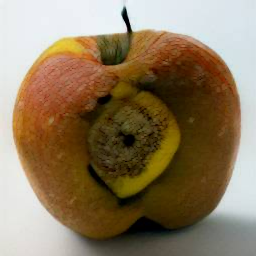
#> input picture ImageProcessing/process_training/defects/P_SINT_0028.png, 256 x 256 px; its folder holds only this picture in this run
$ jupyter execute --allow-errors Color_Segmentation_Training.ipynb
#> lines starting #> are read from the running program, lines starting #| are printed output that depends on the picture; after the words box and inside, x2 and y2 are one past the last pixel; in counts of white or black regions, pixels touching at a corner belong together
#> further down, img is the input picture: shape (256, 256, 3); mean B, G, R 95.1, 122.6, 141.5
[cell 1]
import tensorflow as tf
import matplotlib.pyplot as plt
import cv2
import os
import numpy as np
from tensorflow.keras.preprocessing.image import ImageDataGenerator
from tensorflow.keras.preprocessing import image
from tensorflow.keras.optimizers import RMSprop
import os

#> (a cell that did not finish here is left out)

[cell 3]
### dilation and erosion
# [13 lines left out: functions thin_font, thick_font, not called in this run]

[cell 4]
# Function for color-based segmentation
def color_segmentation(image):
    # Convert image to HSV color space
    hsv = cv2.cvtColor(image, cv2.COLOR_BGR2HSV)
#> hsv: shape (256, 256, 3); mean H, S, V 39.2, 132.4, 144.3

    # Define lower and upper bounds for red color
    lower_bound = np.array([0, 100, 100])
    upper_bound = np.array([10, 255, 255])

    # Threshold the HSV image to get a binary mask
    mask = cv2.inRange(hsv, lower_bound, upper_bound)
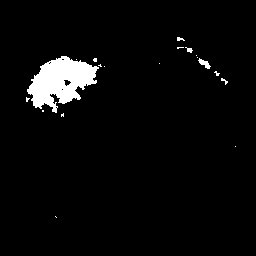
#> mask: shape (256, 256); 3.8% white; 19 white regions (14 under 20 px), largest, box (x1, y1, x2, y2) and area: (27, 56, 99, 113) 2291, (198, 58, 211, 69) 64, (185, 47, 193, 53) 25, (177, 37, 185, 41) 21, (221, 78, 228, 85) 20

    # Apply morphological operations to clean up the mask (optional)
    kernel = np.ones((2, 2), np.uint8)
    mask = cv2.morphologyEx(mask, cv2.MORPH_CLOSE, kernel)
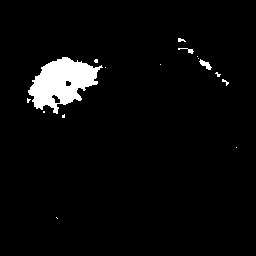
#> mask: shape (256, 256); 3.9% white; 16 white regions (11 under 20 px), largest, box (x1, y1, x2, y2) and area: (28, 57, 103, 114) 2333, (199, 59, 212, 70) 64, (178, 48, 194, 54) 35, (178, 38, 186, 42) 21, (222, 79, 229, 86) 20

    return mask

[cell 5]
training_defects = "./process_training/defects"
training_apples = "./process_training/apples"
validate_apples = "./process_validation/apples"
validate_defects = "./process_validation/defects"

# Output folder to save Color_segmentation images
output_train_defects = "./color_training/defects"
output_train_apples = "./color_training/apples"
output_valid_apples = "./color_validation/apples"
output_valid_defects = "./color_validation/defects"

# Process images in Training Defects
for filename in os.listdir(training_defects):
    img_path = os.path.join(training_defects, filename)
    img = cv2.imread(img_path)
#     thick_img = thick_font(img)
#     processed_img = thin_font(thick_img)
    processed_img = color_segmentation(img)
    output_path = os.path.join(output_train_defects, f'{filename}')
    cv2.imwrite(output_path, processed_img)

# Process images in Training Apples
#> (the rest of this cell did not finish here and is left out)

$ run again, on ImageProcessing/process_training/defects/P_SINT_0446.png
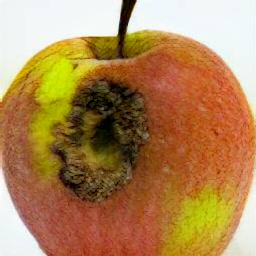
#> input picture ImageProcessing/process_training/defects/P_SINT_0446.png, 256 x 256 px
#> img is the input picture: shape (256, 256, 3); mean B, G, R 86.1, 134, 175.9
#> hsv: shape (256, 256, 3); mean H, S, V 31.3, 151.3, 177.7
#> in color_segmentation, `mask = cv2.inRange(hsv, lower_bound, upper_bound)`:
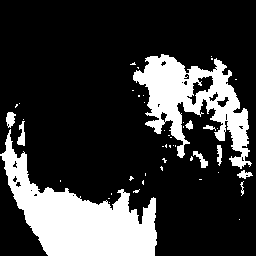
#> mask: shape (256, 256); 22.3% white; 47 white regions (37 under 20 px), largest, box (x1, y1, x2, y2) and area: (0, 129, 157, 256) 8243, (133, 54, 252, 169) 5652, (17, 121, 25, 146) 118
#> in color_segmentation, `mask = cv2.morphologyEx(mask, cv2.MORPH_CLOSE, kernel)`:
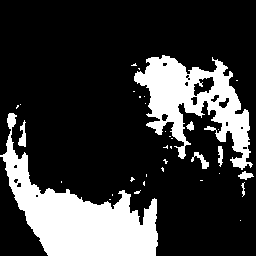
#> mask: shape (256, 256); 22.4% white; 35 white regions (27 under 20 px), largest, box (x1, y1, x2, y2) and area: (0, 113, 158, 256) 8285, (134, 55, 253, 170) 5811, (18, 120, 26, 147) 120

$ run again, on ImageProcessing/process_training/defects/P_SINT_0134.png
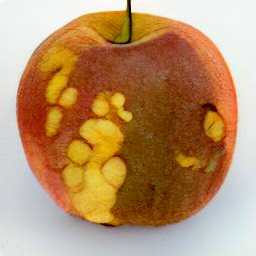
#> input picture ImageProcessing/process_training/defects/P_SINT_0134.png, 256 x 256 px
#> img is the input picture: shape (256, 256, 3); mean B, G, R 105.1, 145, 184.2
#> hsv: shape (256, 256, 3); mean H, S, V 42.6, 132.7, 186.8
#> in color_segmentation, `mask = cv2.inRange(hsv, lower_bound, upper_bound)`:
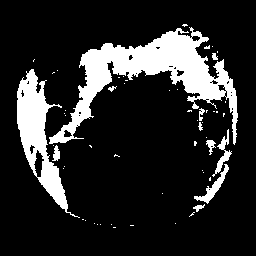
#> mask: shape (256, 256); 16.2% white; 56 white regions (45 under 20 px), largest, box (x1, y1, x2, y2) and area: (49, 27, 238, 145) 6635, (17, 69, 80, 218) 2953, (194, 164, 229, 204) 318
#> in color_segmentation, `mask = cv2.morphologyEx(mask, cv2.MORPH_CLOSE, kernel)`:
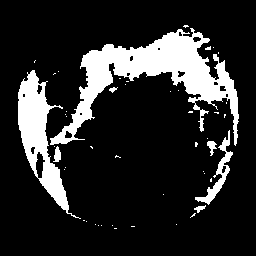
#> mask: shape (256, 256); 16.4% white; 47 white regions (40 under 20 px), largest, box (x1, y1, x2, y2) and area: (50, 28, 239, 146) 6852, (18, 70, 81, 219) 2975, (195, 130, 233, 205) 581
